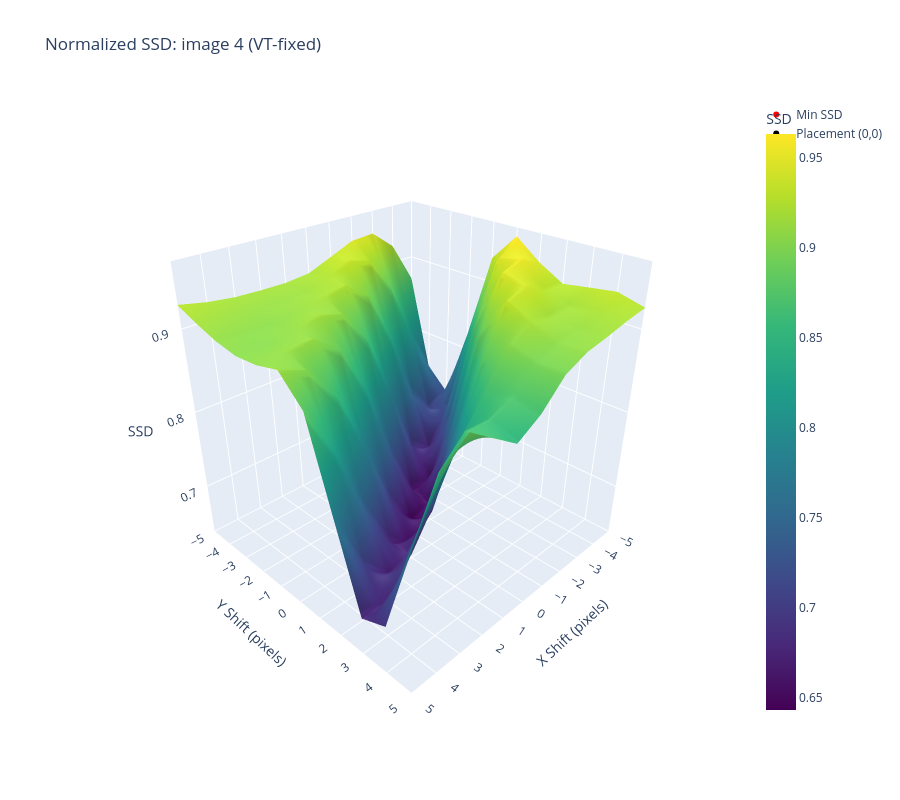

Source (notebook cell):
### Code cell
import plotly.graph_objects as go

# SSD surface plot (plotly) - image 4, from the per-frame SSD above (same style as calibration_test)
im_ind = 4
ssds = ssd_april[im_ind]   # dict name copied from calib_raw - holds VT-fixed SSDs here
x = np.linspace(-n, n, 2*n + 1)
Y, X = np.meshgrid(x, x)  # ssds indexed [shiftx + n, shifty + n]

idrow, idcol = np.unravel_index(np.argmin(ssds), ssds.shape)
fig = go.Figure()
fig.add_surface(x=X, y=Y, z=ssds, colorscale='Viridis', colorbar=dict(title='SSD'), name='SSD Surface')
fig.add_trace(go.Scatter3d(x=[idrow - n], y=[idcol - n], z=[ssds[idrow, idcol]],
                           mode='markers', marker=dict(size=6, color='red'), name='Min SSD'))
fig.add_trace(go.Scatter3d(x=[0], y=[0], z=[ssds[n, n]],
                           mode='markers', marker=dict(size=6, color='black'), name='Placement (0,0)'))
fig.update_layout(
    title=f'Normalized SSD: image {im_ind} (VT-fixed)',
    scene=dict(xaxis=dict(title='X Shift (pixels)', range=[-n, n], dtick=1),
               yaxis=dict(title='Y Shift (pixels)', range=[-n, n], dtick=1),
               zaxis=dict(title='SSD'),
               camera=dict(eye=dict(x=1.5, y=1.5, z=1.2)),
               aspectmode='cube'),
    width=900, height=800)
fig.show()

### Figure 1 — Plotly figure (JSON) as saved in the notebook; plotly's stock layout.template omitted (floating-point values rounded to 4 significant figures)
{"data": [{"colorbar": {"title": {"text": "SSD"}}, "colorscale": [[0, "#440154"], [0.1111, "#482878"], [0.2222, "#3e4989"], [0.3333, "#31688e"], [0.4444, "#26828e"], [0.5556, "#1f9e89"], [0.6667, "#35b779"], [0.7778, "#6ece58"], [0.8889, "#b5de2b"], [1, "#fde725"]], "name": "SSD Surface", "type": "surface", "x": [[-5.0, -5.0, -5.0, -5.0, -5.0, -5.0, -5.0, -5.0, -5.0, -5.0, -5.0], [-4.0, -4.0, -4.0, -4.0, -4.0, -4.0, -4.0, -4.0, -4.0, -4.0, -4.0], [-3.0, -3.0, -3.0, -3.0, -3.0, -3.0, -3.0, -3.0, -3.0, -3.0, -3.0], [-2.0, -2.0, -2.0, -2.0, -2.0, -2.0, -2.0, -2.0, -2.0, -2.0, -2.0], [-1.0, -1.0, -1.0, -1.0, -1.0, -1.0, -1.0, -1.0, -1.0, -1.0, -1.0], [0.0, 0.0, 0.0, 0.0, 0.0, 0.0, 0.0, 0.0, 0.0, 0.0, 0.0], [1.0, 1.0, 1.0, 1.0, 1.0, 1.0, 1.0, 1.0, 1.0, 1.0, 1.0], [2.0, 2.0, 2.0, 2.0, 2.0, 2.0, 2.0, 2.0, 2.0, 2.0, 2.0], [3.0, 3.0, 3.0, 3.0, 3.0, 3.0, 3.0, 3.0, 3.0, 3.0, 3.0], [4.0, 4.0, 4.0, 4.0, 4.0, 4.0, 4.0, 4.0, 4.0, 4.0, 4.0], [5.0, 5.0, 5.0, 5.0, 5.0, 5.0, 5.0, 5.0, 5.0, 5.0, 5.0]], "y": [[-5.0, -4.0, -3.0, -2.0, -1.0, 0.0, 1.0, 2.0, 3.0, 4.0, 5.0], [-5.0, -4.0, -3.0, -2.0, -1.0, 0.0, 1.0, 2.0, 3.0, 4.0, 5.0], [-5.0, -4.0, -3.0, -2.0, -1.0, 0.0, 1.0, 2.0, 3.0, 4.0, 5.0], [-5.0, -4.0, -3.0, -2.0, -1.0, 0.0, 1.0, 2.0, 3.0, 4.0, 5.0], [-5.0, -4.0, -3.0, -2.0, -1.0, 0.0, 1.0, 2.0, 3.0, 4.0, 5.0], [-5.0, -4.0, -3.0, -2.0, -1.0, 0.0, 1.0, 2.0, 3.0, 4.0, 5.0], [-5.0, -4.0, -3.0, -2.0, -1.0, 0.0, 1.0, 2.0, 3.0, 4.0, 5.0], [-5.0, -4.0, -3.0, -2.0, -1.0, 0.0, 1.0, 2.0, 3.0, 4.0, 5.0], [-5.0, -4.0, -3.0, -2.0, -1.0, 0.0, 1.0, 2.0, 3.0, 4.0, 5.0], [-5.0, -4.0, -3.0, -2.0, -1.0, 0.0, 1.0, 2.0, 3.0, 4.0, 5.0], [-5.0, -4.0, -3.0, -2.0, -1.0, 0.0, 1.0, 2.0, 3.0, 4.0, 5.0]], "z": [[0.8704, 0.7516, 0.7241, 0.8206, 0.9297, 0.9631, 0.9404, 0.9236, 0.928, 0.9322, 0.9239], [0.9219, 0.8094, 0.7073, 0.7271, 0.8502, 0.9432, 0.9531, 0.926, 0.9154, 0.9195, 0.9192], [0.9453, 0.8779, 0.749, 0.6729, 0.7394, 0.8729, 0.9446, 0.9388, 0.9148, 0.9097, 0.9128], [0.9432, 0.9249, 0.8295, 0.6953, 0.656, 0.7565, 0.8807, 0.9314, 0.919, 0.9058, 0.9076], [0.931, 0.9345, 0.8979, 0.7804, 0.659, 0.6574, 0.773, 0.875, 0.9036, 0.8955, 0.8953], [0.9191, 0.9225, 0.9216, 0.8619, 0.734, 0.6433, 0.6822, 0.7944, 0.8641, 0.872, 0.8667], [0.9159, 0.9122, 0.9175, 0.906, 0.8213, 0.6974, 0.6509, 0.7275, 0.8265, 0.8617, 0.8493], [0.9159, 0.9095, 0.9098, 0.9159, 0.8867, 0.781, 0.6746, 0.6788, 0.7835, 0.8633, 0.8699], [0.9169, 0.9095, 0.9039, 0.908, 0.9102, 0.8555, 0.7407, 0.6669, 0.7206, 0.8345, 0.8909], [0.9206, 0.9118, 0.904, 0.9022, 0.9088, 0.899, 0.8188, 0.7053, 0.6742, 0.7663, 0.8699], [0.927, 0.9165, 0.9079, 0.903, 0.9052, 0.9123, 0.8836, 0.7819, 0.6811, 0.6944, 0.8084]]}, {"marker": {"color": "red", "size": 6}, "mode": "markers", "name": "Min SSD", "type": "scatter3d", "x": [0], "y": [0], "z": [0.6433]}, {"marker": {"color": "black", "size": 6}, "mode": "markers", "name": "Placement (0,0)", "type": "scatter3d", "x": [0], "y": [0], "z": [0.6433]}], "layout": {"height": 800, "scene": {"aspectmode": "cube", "camera": {"eye": {"x": 1.5, "y": 1.5, "z": 1.2}}, "xaxis": {"dtick": 1, "range": [-5, 5], "title": {"text": "X Shift (pixels)"}}, "yaxis": {"dtick": 1, "range": [-5, 5], "title": {"text": "Y Shift (pixels)"}}, "zaxis": {"title": {"text": "SSD"}}}, "title": {"text": "Normalized SSD: image 4 (VT-fixed)"}, "width": 900}}
